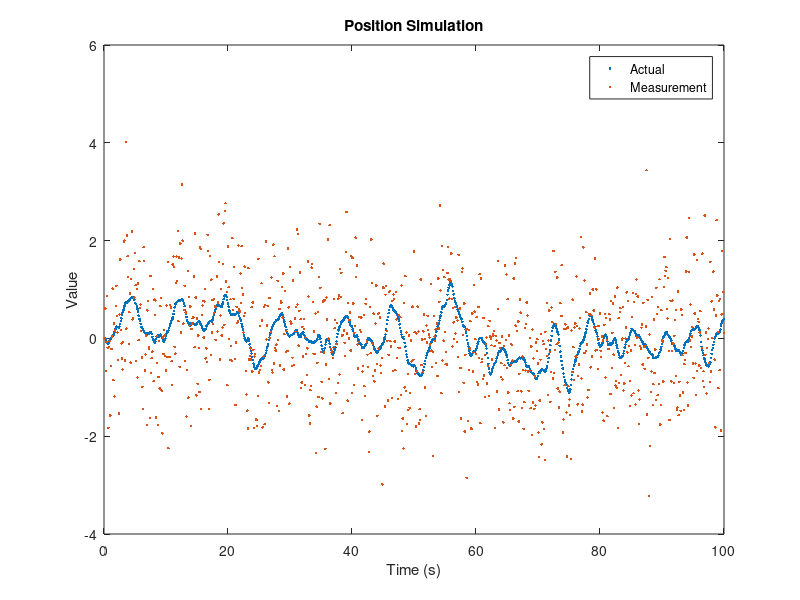
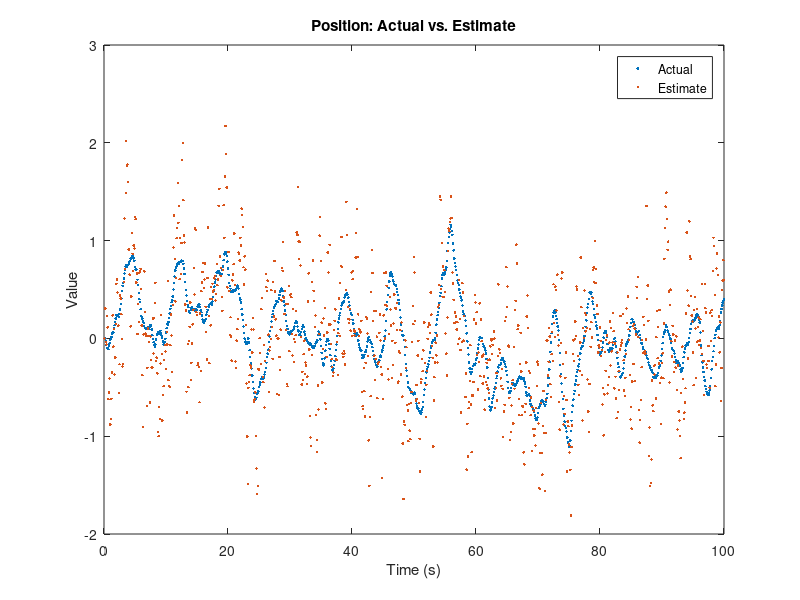
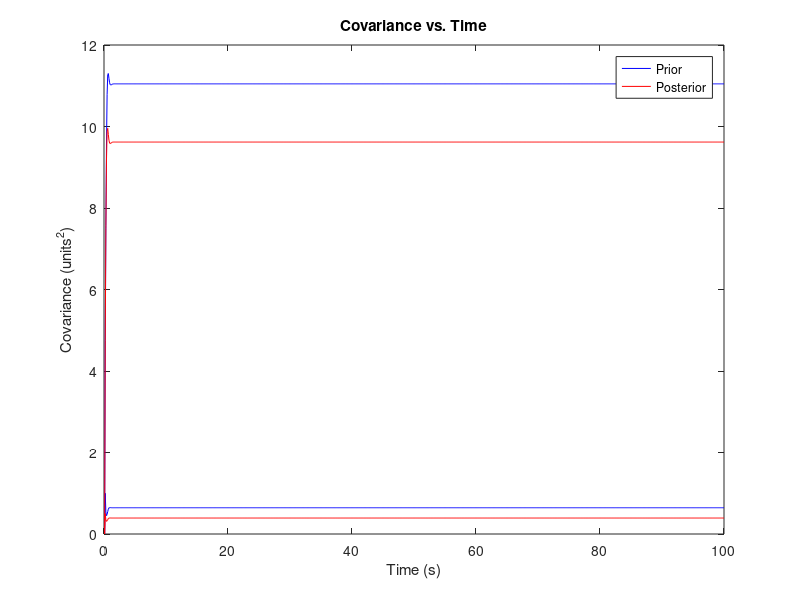

These figures' MATLAB source, in order:
%% Optimal Estimation - Homework 3 - Problem 1

clear
clc
close all

%% Part A

% Simulation Initialization
t_end = 100;
dt = 0.1;
t = dt:dt:t_end;
numSamps = length(t);

% Model Initialization
A_CL = [0 1; -1 -1.4];
A_D = expm(A_CL*dt);
C = [1 0];
B_W = [0; 1];

% Preallocation
x = zeros(2, numSamps);
y = zeros(numSamps,1);

for i = 1:numSamps-1
    
    % Continuous Simulation
    x_dot = A_CL * x(:,i) + B_W * (2*randn);
    x(:,i+1) = x(:,i) + x_dot * dt;

    % Measurement Simulation
    y(i+1) = x(1,i+1) + 1*randn;
    
end

% Simulation Plotting
figure
plot(t,x(1,:),'.')
hold on
plot(t,y,'.')
title('Position Simulation')
legend('Actual', 'Measurement')
xlabel('Time (s)')
ylabel('Value')

%% Part B
% Q = E[w w']

Q = 4;
Q_D = B_W*Q*B_W';
R_D = 1;

%% Part C

% Preallocation & Initialization
x_hat = zeros(2, numSamps);
P = eye(2);
priorP = zeros(numSamps,2);
postP = zeros(numSamps,2);

for i = 1:numSamps-1
    
    % Time Update (Propagation - a priori)
    x_hat(:,i+1) = A_D * x_hat(:,i);

    P = A_D * P * A_D' + Q_D;
    priorP(i+1,1) = P(1,1);
    priorP(i+1,2) = P(2,2);

    % Measurement Update (Correction - a posteriori)
    K = P * C' * (C*P*C' + R_D)^-1;

    x_hat(:,i+1) = x_hat(:,i+1) + K * (y(i+1) - C * x_hat(:,i+1));

    P = (eye(2) - K*C) * P;
    postP(i+1,1) = P(1,1);
    postP(i+1,2) = P(2,2);

end

% Steady-State Kalman Gain
K_SS = K;

% Steady-State Covariance
priorSS = priorP(end,:);
postSS = postP(end,:);

% Steady-State Estimator Poles
% KFpoles = eig(K);

% Position Estimate Plotting
figure
plot(t,x(1,:),'.')
hold on
plot(t,x_hat(1,:),'.')
title('Position: Actual vs. Estimate')
legend('Actual','Estimate')
xlabel('Time (s)')
ylabel('Value')

% Covariance Plotting
figure
P1 = plot(t,priorP, 'b');
hold on
P2 = plot(t,postP, 'r');
title('Covariance vs. Time')
legend([P1(1) P2(1)],{'Prior','Posterior'})
xlabel('Time (s)')
ylabel('Covariance (units^2)')

%% Part D


